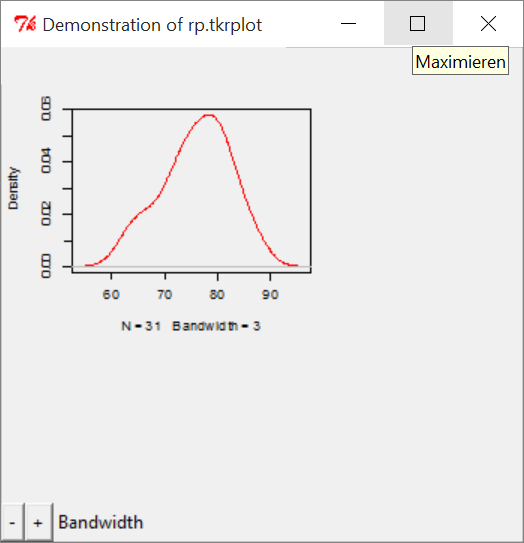

Generate this figure with R:
# Load tkrplot, tcltk and rpanel packages (have to be installed)
library(tkrplot)
library(tcltk)
library(rpanel)

# Load the trees data (included in R)
attach(trees)

# Define r to be range of variable Height
r = diff(range(Height))

if (interactive()) {                      # use the following code only in an interactive R session
  draw = function(panel){                 # specify a function to be called by rp.tkrplot
    plot(density(panel$y, panel$sp),      
    col = "red", main = "")               # define color and title of plot
    panel
  }
  redraw <- function(panel) {             # specify a function to be called if double button widget is used
    rp.tkrreplot(panel, density)          # replot the plot called "density" in the window "panel"
    panel
  }
  rpplot <- rp.control(                   
  title = "Demonstration of rp.tkrplot",  
  y = Height, sp = r/8)                   # variables controlled by control panel
  
  rp.tkrplot(rpplot,                      
             density,                     
             draw)                        # specify the function to be called to draw the plot
  
  rp.doublebutton(rpplot,                 
  sp,                                     
  1.03, log = T,                          
  range = c(r/50, NA),                    
  title = "Bandwidth",                    
  action = redraw)                        # call the function redraw if widget is used
}
